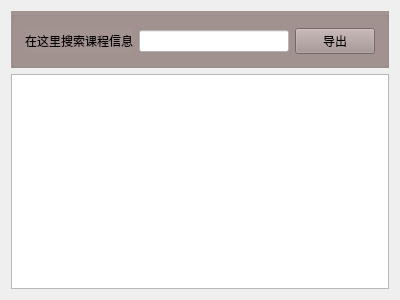
<?xml version="1.0" encoding="UTF-8"?>
<ui version="4.0">
 <class>classroom</class>
 <widget class="QWidget" name="classroom">
  <property name="geometry">
   <rect>
    <x>0</x>
    <y>0</y>
    <width>400</width>
    <height>300</height>
   </rect>
  </property>
  <property name="windowTitle">
   <string>classroom</string>
  </property>
  <layout class="QGridLayout" name="gridLayout">
   <item row="0" column="0">
    <widget class="QGroupBox" name="groupBox">
     <property name="styleSheet">
      <string notr="true">background-color: rgb(163, 147, 145);</string>
     </property>
     <property name="title">
      <string/>
     </property>
     <layout class="QHBoxLayout" name="horizontalLayout">
      <item>
       <widget class="QLabel" name="label">
        <property name="text">
         <string>在这里搜索课程信息</string>
        </property>
       </widget>
      </item>
      <item>
       <widget class="QLineEdit" name="lineEdit">
        <property name="styleSheet">
         <string notr="true">background-color: rgb(255, 255, 255);</string>
        </property>
       </widget>
      </item>
      <item>
       <widget class="QPushButton" name="pushButton">
        <property name="text">
         <string>导出</string>
        </property>
       </widget>
      </item>
     </layout>
    </widget>
   </item>
   <item row="1" column="0">
    <widget class="QTableWidget" name="tableWidget"/>
   </item>
  </layout>
 </widget>
 <layoutdefault spacing="6" margin="11"/>
 <resources/>
 <connections/>
</ui>
